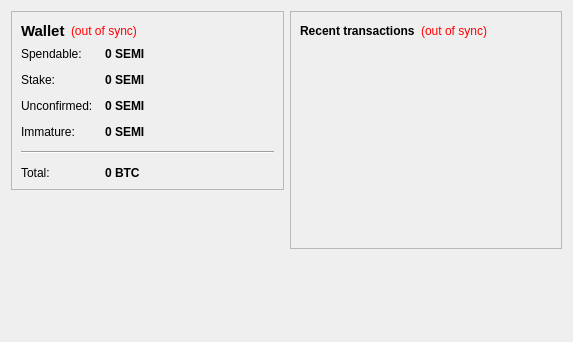
<?xml version="1.0" encoding="UTF-8"?>
<ui version="4.0">
 <class>OverviewPage</class>
 <widget class="QWidget" name="OverviewPage">
  <property name="geometry">
   <rect>
    <x>0</x>
    <y>0</y>
    <width>573</width>
    <height>342</height>
   </rect>
  </property>
  <property name="windowTitle">
   <string>Form</string>
  </property>
  <layout class="QHBoxLayout" name="horizontalLayout" stretch="1,1">
   <item>
    <layout class="QVBoxLayout" name="verticalLayout_2">
     <item>
      <widget class="QFrame" name="frame">
       <property name="frameShape">
        <enum>QFrame::StyledPanel</enum>
       </property>
       <property name="frameShadow">
        <enum>QFrame::Raised</enum>
       </property>
       <layout class="QVBoxLayout" name="verticalLayout_4">
        <item>
         <layout class="QHBoxLayout" name="horizontalLayout_4">
          <item>
           <widget class="QLabel" name="label_5">
            <property name="font">
             <font>
              <pointsize>11</pointsize>
              <weight>75</weight>
              <bold>true</bold>
             </font>
            </property>
            <property name="text">
             <string>Wallet</string>
            </property>
           </widget>
          </item>
          <item>
           <widget class="QLabel" name="labelWalletStatus">
            <property name="toolTip">
             <string>The displayed information may be out of date. Your wallet automatically synchronizes with the SemiCoin network after a connection is established, but this process has not completed yet.</string>
            </property>
            <property name="styleSheet">
             <string notr="true">QLabel { color: red; }</string>
            </property>
            <property name="text">
             <string notr="true">(out of sync)</string>
            </property>
            <property name="alignment">
             <set>Qt::AlignLeading|Qt::AlignLeft|Qt::AlignVCenter</set>
            </property>
           </widget>
          </item>
          <item>
           <spacer name="horizontalSpacer_2">
            <property name="orientation">
             <enum>Qt::Horizontal</enum>
            </property>
            <property name="sizeHint" stdset="0">
             <size>
              <width>40</width>
              <height>20</height>
             </size>
            </property>
           </spacer>
          </item>
         </layout>
        </item>
        <item>
         <layout class="QFormLayout" name="formLayout_2">
          <property name="fieldGrowthPolicy">
           <enum>QFormLayout::AllNonFixedFieldsGrow</enum>
          </property>
          <property name="horizontalSpacing">
           <number>12</number>
          </property>
          <property name="verticalSpacing">
           <number>12</number>
          </property>
          <item row="0" column="0">
           <widget class="QLabel" name="label">
            <property name="text">
             <string>Spendable:</string>
            </property>
           </widget>
          </item>
          <item row="0" column="1">
           <widget class="QLabel" name="labelBalance">
            <property name="font">
             <font>
              <weight>75</weight>
              <bold>true</bold>
             </font>
            </property>
            <property name="cursor">
             <cursorShape>IBeamCursor</cursorShape>
            </property>
            <property name="toolTip">
             <string>Your current spendable balance</string>
            </property>
            <property name="text">
             <string notr="true">0 SEMI</string>
            </property>
            <property name="textInteractionFlags">
             <set>Qt::LinksAccessibleByMouse|Qt::TextSelectableByKeyboard|Qt::TextSelectableByMouse</set>
            </property>
           </widget>
          </item>
          <item row="1" column="0">
           <widget class="QLabel" name="label_6">
            <property name="text">
             <string>Stake:</string>
            </property>
           </widget>
          </item>
          <item row="1" column="1">
           <widget class="QLabel" name="labelStake">
            <property name="font">
             <font>
              <weight>75</weight>
              <bold>true</bold>
             </font>
            </property>
            <property name="cursor">
             <cursorShape>IBeamCursor</cursorShape>
            </property>
            <property name="toolTip">
             <string>Total of coins that was staked, and do not yet count toward the current balance</string>
            </property>
            <property name="text">
             <string notr="true">0 SEMI</string>
            </property>
            <property name="textInteractionFlags">
             <set>Qt::LinksAccessibleByMouse|Qt::TextSelectableByKeyboard|Qt::TextSelectableByMouse</set>
            </property>
           </widget>
          </item>
          <item row="2" column="0">
           <widget class="QLabel" name="label_3">
            <property name="text">
             <string>Unconfirmed:</string>
            </property>
           </widget>
          </item>
          <item row="2" column="1">
           <widget class="QLabel" name="labelUnconfirmed">
            <property name="font">
             <font>
              <weight>75</weight>
              <bold>true</bold>
             </font>
            </property>
            <property name="cursor">
             <cursorShape>IBeamCursor</cursorShape>
            </property>
            <property name="toolTip">
             <string>Total of transactions that have yet to be confirmed, and do not yet count toward the current balance</string>
            </property>
            <property name="text">
             <string notr="true">0 SEMI</string>
            </property>
            <property name="textInteractionFlags">
             <set>Qt::LinksAccessibleByMouse|Qt::TextSelectableByKeyboard|Qt::TextSelectableByMouse</set>
            </property>
           </widget>
          </item>
          <item row="3" column="0">
           <widget class="QLabel" name="labelImmatureText">
            <property name="text">
             <string>Immature:</string>
            </property>
           </widget>
          </item>
          <item row="3" column="1">
           <widget class="QLabel" name="labelImmature">
            <property name="font">
             <font>
              <weight>75</weight>
              <bold>true</bold>
             </font>
            </property>
            <property name="toolTip">
             <string>Mined balance that has not yet matured</string>
            </property>
            <property name="text">
             <string notr="true">0 SEMI</string>
            </property>
            <property name="textInteractionFlags">
             <set>Qt::LinksAccessibleByMouse|Qt::TextSelectableByKeyboard|Qt::TextSelectableByMouse</set>
            </property>
           </widget>
          </item>
          <item row="4" column="0" colspan="2">
           <widget class="Line" name="line">
            <property name="orientation">
             <enum>Qt::Horizontal</enum>
            </property>
           </widget>
          </item>
          <item row="5" column="0">
           <widget class="QLabel" name="labelTotalText">
            <property name="text">
             <string>Total:</string>
            </property>
           </widget>
          </item>
          <item row="5" column="1">
           <widget class="QLabel" name="labelTotal">
            <property name="font">
             <font>
              <weight>75</weight>
              <bold>true</bold>
             </font>
            </property>
            <property name="cursor">
             <cursorShape>IBeamCursor</cursorShape>
            </property>
            <property name="toolTip">
             <string>Your current total balance</string>
            </property>
            <property name="text">
             <string notr="true">0 BTC</string>
            </property>
            <property name="textInteractionFlags">
             <set>Qt::LinksAccessibleByMouse|Qt::TextSelectableByKeyboard|Qt::TextSelectableByMouse</set>
            </property>
           </widget>
          </item>
         </layout>
        </item>
       </layout>
      </widget>
     </item>
     <item>
      <spacer name="verticalSpacer">
       <property name="orientation">
        <enum>Qt::Vertical</enum>
       </property>
       <property name="sizeHint" stdset="0">
        <size>
         <width>20</width>
         <height>40</height>
        </size>
       </property>
      </spacer>
     </item>
    </layout>
   </item>
   <item>
    <layout class="QVBoxLayout" name="verticalLayout_3">
     <item>
      <widget class="QFrame" name="frame_2">
       <property name="frameShape">
        <enum>QFrame::StyledPanel</enum>
       </property>
       <property name="frameShadow">
        <enum>QFrame::Raised</enum>
       </property>
       <layout class="QVBoxLayout" name="verticalLayout">
        <item>
         <layout class="QHBoxLayout" name="horizontalLayout_2">
          <item>
           <widget class="QLabel" name="label_4">
            <property name="text">
             <string>&lt;b&gt;Recent transactions&lt;/b&gt;</string>
            </property>
           </widget>
          </item>
          <item>
           <widget class="QLabel" name="labelTransactionsStatus">
            <property name="toolTip">
             <string>The displayed information may be out of date. Your wallet automatically synchronizes with the SemiCoin network after a connection is established, but this process has not completed yet.</string>
            </property>
            <property name="styleSheet">
             <string notr="true">QLabel { color: red; }</string>
            </property>
            <property name="text">
             <string notr="true">(out of sync)</string>
            </property>
            <property name="alignment">
             <set>Qt::AlignRight|Qt::AlignTrailing|Qt::AlignVCenter</set>
            </property>
           </widget>
          </item>
          <item>
           <spacer name="horizontalSpacer">
            <property name="orientation">
             <enum>Qt::Horizontal</enum>
            </property>
            <property name="sizeHint" stdset="0">
             <size>
              <width>40</width>
              <height>20</height>
             </size>
            </property>
           </spacer>
          </item>
         </layout>
        </item>
        <item>
         <widget class="QListView" name="listTransactions">
          <property name="styleSheet">
           <string notr="true">QListView { background: transparent; }</string>
          </property>
          <property name="frameShape">
           <enum>QFrame::NoFrame</enum>
          </property>
          <property name="verticalScrollBarPolicy">
           <enum>Qt::ScrollBarAlwaysOff</enum>
          </property>
          <property name="horizontalScrollBarPolicy">
           <enum>Qt::ScrollBarAlwaysOff</enum>
          </property>
          <property name="selectionMode">
           <enum>QAbstractItemView::NoSelection</enum>
          </property>
         </widget>
        </item>
       </layout>
      </widget>
     </item>
     <item>
      <spacer name="verticalSpacer_2">
       <property name="orientation">
        <enum>Qt::Vertical</enum>
       </property>
       <property name="sizeHint" stdset="0">
        <size>
         <width>20</width>
         <height>40</height>
        </size>
       </property>
      </spacer>
     </item>
    </layout>
   </item>
  </layout>
 </widget>
 <resources/>
 <connections/>
</ui>
